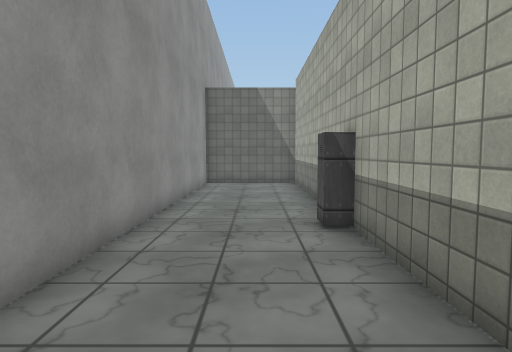
[1] (above)

20 first-person views from a walk through a 3-D level made in the Unity game engine. The camera is 1.5 m above the floor, tilts 4° down and sees 75° across. The floor is counted in squares, 1 m on a side. Each view is taken from the middle of a square. On the plan, view 1 faces up. The plan holds only what a view shows up to about 15 squares ahead; the rest is blank. The place goes on beyond the plan. The player is left out. Surface patterns are stand-ins for the level's own textures.

[2]
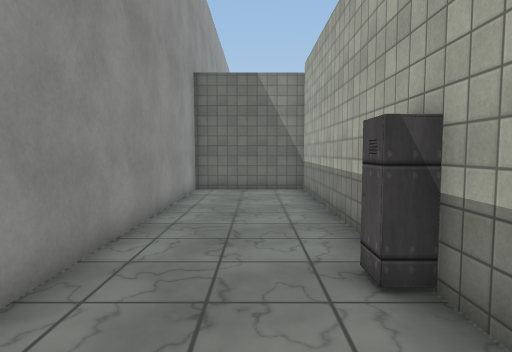

[3]
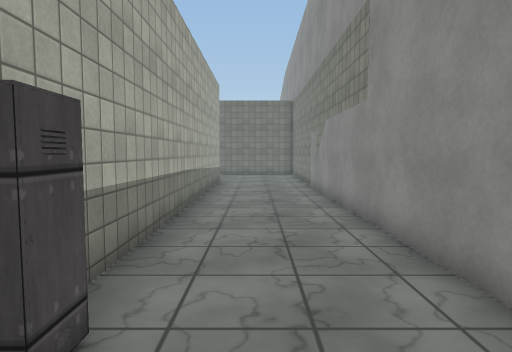

[4]
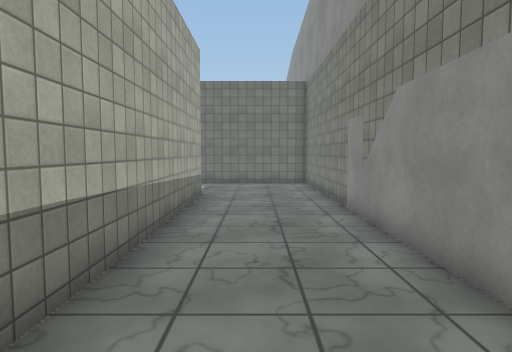

[5]
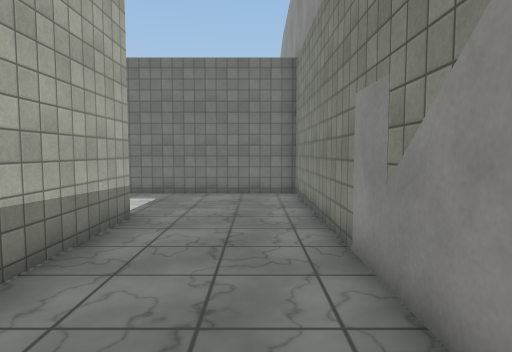

[6]
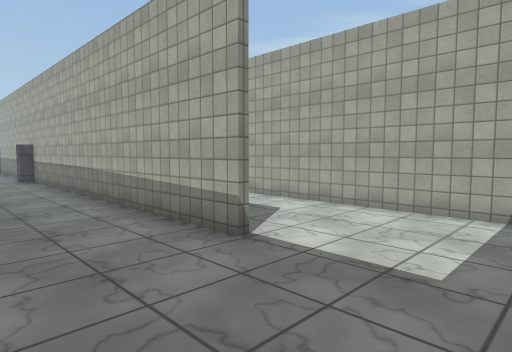

[7]
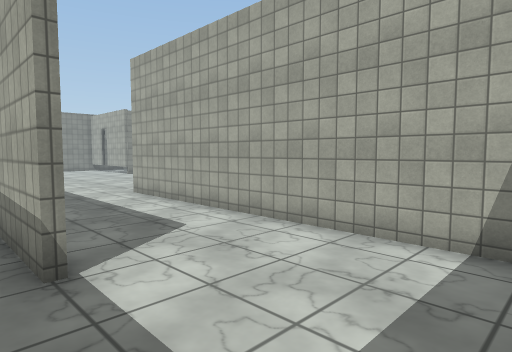

[8]
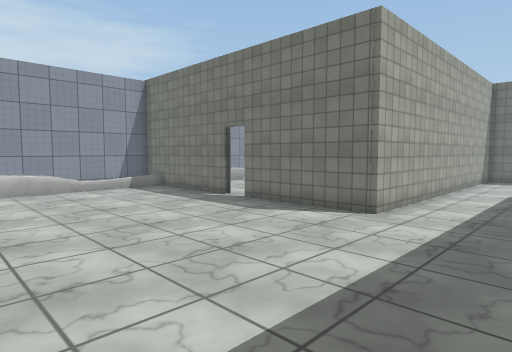

[9]
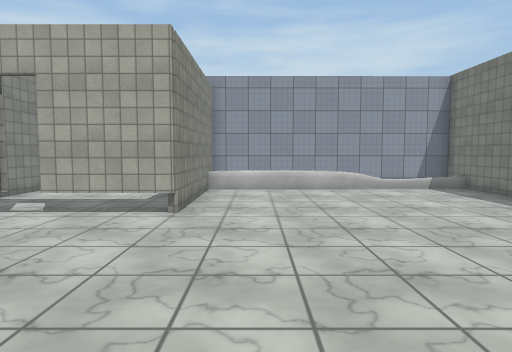

[10]
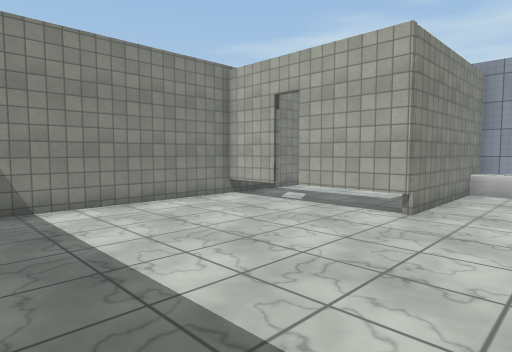

[11]
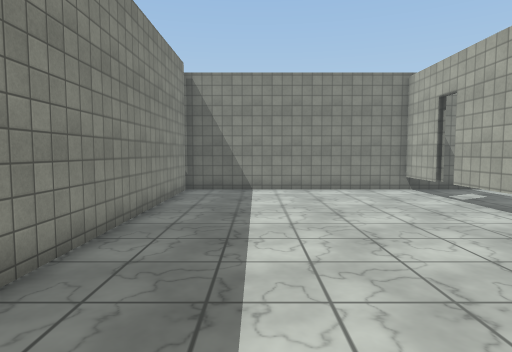

[12]
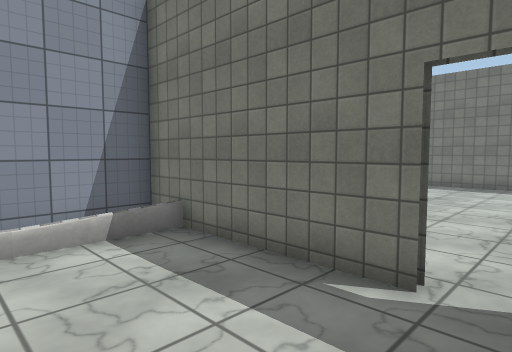

[13]
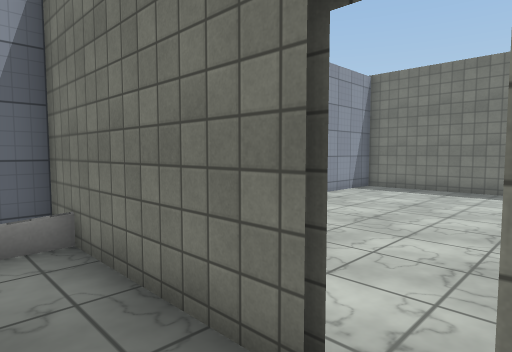

[14]
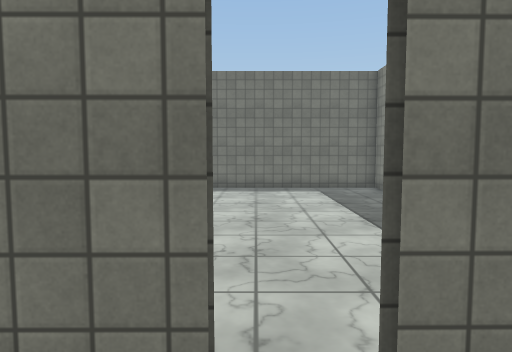

[15]
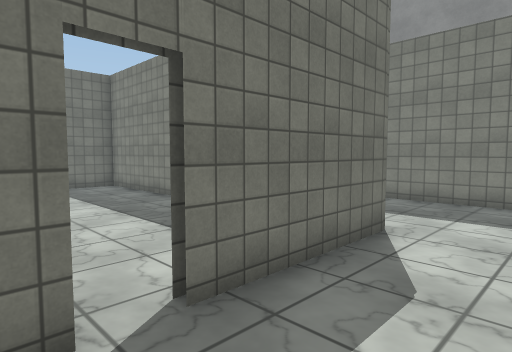

[16]
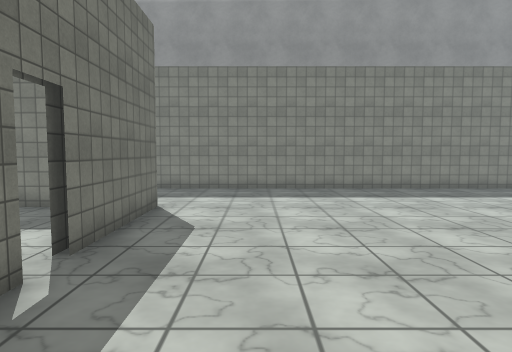

[17]
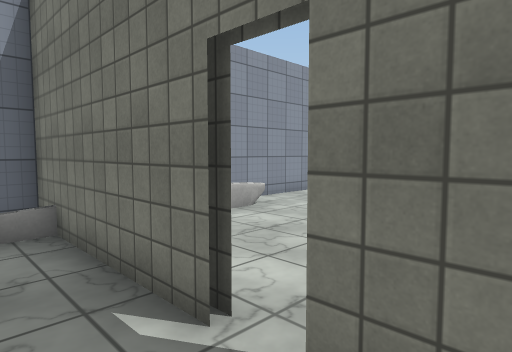

[18]
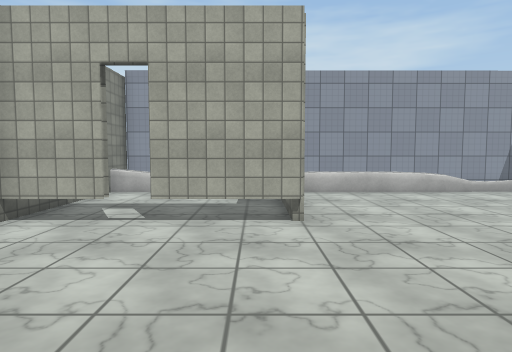

[19]
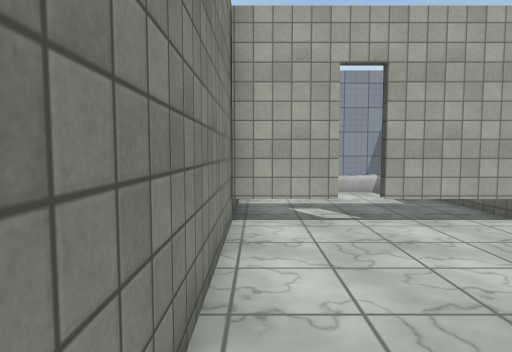

[20]
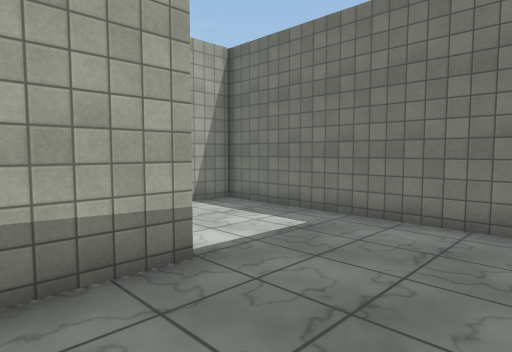

### Floor plan
Key: @ floor where view 1 was taken; # wall or solid block; x gap in a wall; . floor; = window, fence, low wall or low ledge; L locker; T thing the floor can be seen under or through.
Columns run from 3 left of view 1 to 18 right of it. Each row starts with its distance up from view 1.
 17 ######################
 16 #....#........T.....=#
 15 #....#........T.....=#
 14 #....#........T=...
 13 #....#........x.....=#
 12 #....#........T.....=#
 11 #....#........T.....=#
 10 #....#........TT######
  9 #....#..............=#
  8 #....#..............=#
  7 #...L#..............=#
  6 #....#..............=#
  5 #....#..............=#
  4 #....#..............=#
  3 #....#..............=#
  2 #....#...............#
  1 #....#...............#
  0 #..@.#...............#
 -1 #....#....####x.######
 -2 #....#....#.......
 -3 #....#....#........
 -4 #....#....#........
 -5 #....#....#........ =
 -6 #....#....#........ =#
 -7 #....#....#......... #
 -8 #....#....#..........#
 -9 #.........#..........#
-10 #.........#..........#
-11 #.........#..........#
-12 #.........#..........#
-13 #.........############
-14 ###########

Positions as (right, up) in squares from view 1, and headings:
1: (0, 0), facing up
2: (0, 3), facing up
3: (0, 9), facing down
4: (0, 3), facing down
5: (-1, -1), facing down
6: (-2, -13), facing up-right
7: (1, -13), facing up-right
8: (3, 7), facing down-right
9: (3, 8), facing right
10: (3, 7), facing up-right
11: (5, 3), facing up
12: (11, 3), facing down-right
13: (11, 1), facing down-right
14: (12, 1), facing down
15: (13, 2), facing down-left
16: (16, 2), facing left
17: (10, 1), facing down-right
18: (4, 11), facing right
19: (4, 16), facing right
20: (-2, -6), facing down-right
